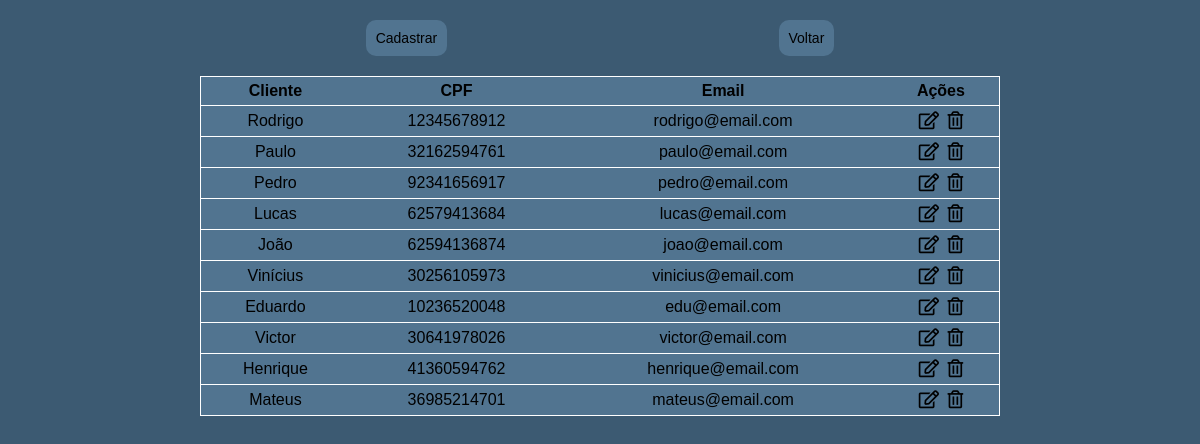
The app's page /cliente/readClient.php with its own data.
### tables this page shows
create table if not exists customers(
	id int not null auto_increment primary key,
    name_client varchar(255) not null,
    cpf char(11) not null unique key,
    email varchar(100)
);

### cliente/readClient.php (the view, shortened to what this page needs)
<!DOCTYPE html>
<html lang="pt_BR">
<head>
    <link rel="stylesheet" href="../style/index.css">
    <link rel="stylesheet" href="https://cdnjs.cloudflare.com/ajax/libs/font-awesome/5.15.3/css/all.min.css" />
</head>
<body>
    <main>
        <div class="nav-client">
            <input type="button" value="Cadastrar" class="btn-new" onclick="cadClient()">
            <input type="button" value="Voltar" class="btn-new" onclick="backHome()">
        </div>
        <table>
            <tr>
                <th>Cliente</th>
                <th>CPF</th>
                <th>Email</th>
                <th>Ações</th>
            </tr>
            <?php
            include_once('../php/connection.php');
            $customers = $connection->query('SELECT * FROM customers');
            foreach ($customers as $customer) {
                echo  '
        <tr>
            <td> ' . $customer['name_client'] . ' </td>
            <td> ' . $customer['cpf'] . '</td>
            <td> ' . $customer['email'] .  '</td>
            <td>
                <a href="./formUpdateClient.php?id=' . $customer['id'] . '"><i class="far fa-edit"></i></a>
                <a href="./deleteClient.php?id=' . $customer['id'] . '"><i class="far fa-trash-alt"></i></a>
            </td>
        </tr>
    ';
            }
            ?>
        </table>
    </main>
</body>
</html>

### style/index.css (style rules this page uses)
* { margin: 0; padding: 0; box-sizing: border-box; text-decoration: none; list-style: none; font-family: Arial, Helvetica, sans-serif; font-size: 16px; color: black; }
body { background-color: #3C5A72; }
a { text-align: center; }
main { margin: auto; max-width: 800px; }
.nav-client { display: flex; justify-content: space-around; margin: 10px 0; }
.btn-new { margin: 10px 0; padding: 10px; font-size: 14px; background-color: #517490; outline: none; cursor: pointer; border: none; border-radius: 10px; }
table, td, th { border-collapse: collapse; }
table { width: 100%; margin: auto; background-color: #517490; border: 1px solid #fff; }
td, th { padding: 5px; text-align: center; border-bottom: 1px solid #fff; }
.fa-edit, .fa-trash-alt { padding: 0 2px; cursor: pointer; font-size: 1.125em; }

### records on screen
customers: name_client "Rodrigo", cpf "12345678912", email "rodrigo@email.com"
customers: name_client "Paulo", cpf "32162594761", email "paulo@email.com"
customers: name_client "Pedro", cpf "92341656917", email "pedro@email.com"
customers: name_client "Lucas", cpf "62579413684", email "lucas@email.com"
customers: name_client "João", cpf "62594136874", email "joao@email.com"
customers: name_client "Vinícius", cpf "30256105973", email "vinicius@email.com"
customers: name_client "Eduardo", cpf "10236520048", email "edu@email.com"
customers: name_client "Victor", cpf "30641978026", email "victor@email.com"
customers: name_client "Henrique", cpf "41360594762", email "henrique@email.com"
customers: name_client "Mateus", cpf "36985214701", email "mateus@email.com"
